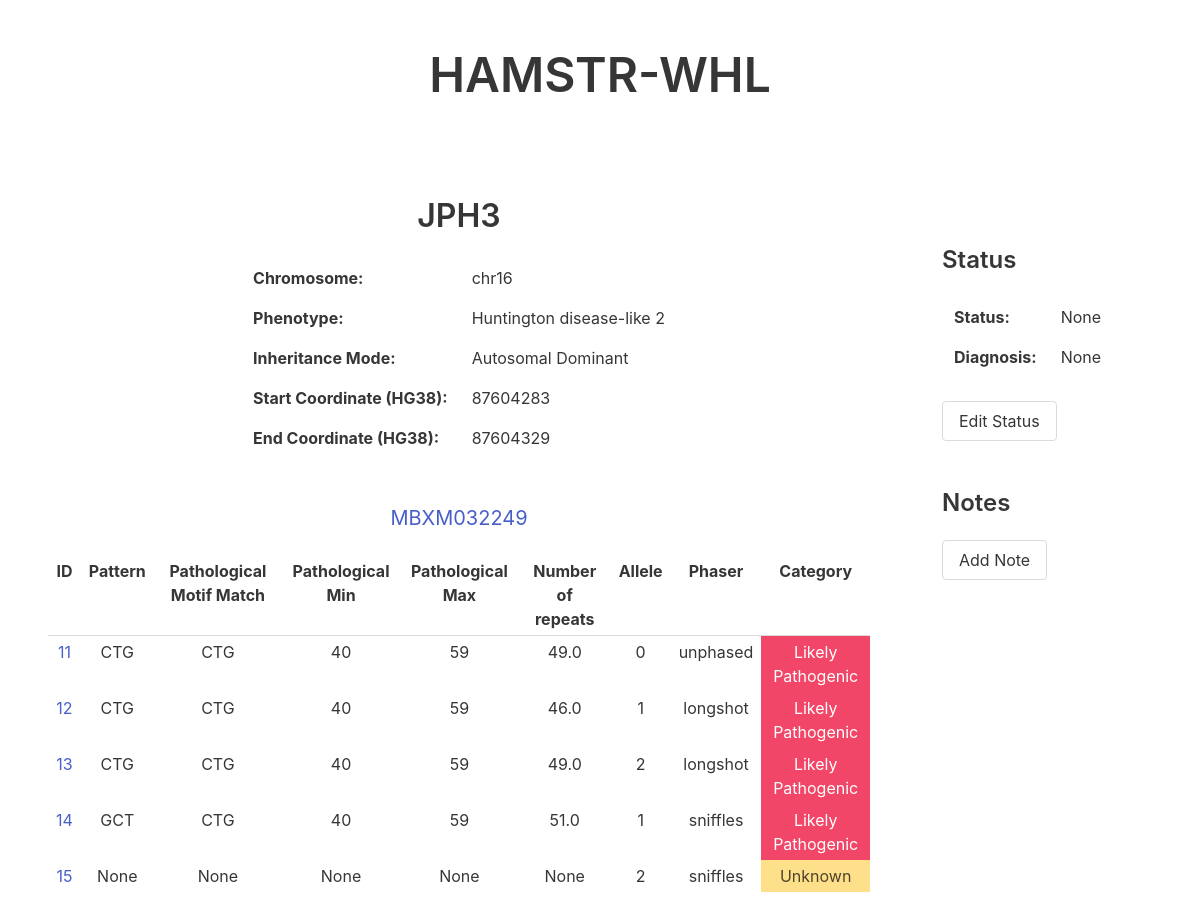
Page /MBXM032249/JPH3 on the committed database.
### tables this page shows
CREATE TABLE Gene (
  id INTEGER PRIMARY KEY AUTOINCREMENT,
  name VARCHAR(10) UNIQUE NOT NULL,
  chromosome VARCHAR(10) NOT NULL,
  phenotype TEXT,
  inheritanceMode VARCHAR(2) CHECK(inheritanceMode IN ('AD', 'AR', 'XL', 'CMPLX')) NULL DEFAULT NULL,
  startCoordHG38 VARCHAR(12),
  endCoordHG38 VARCHAR(12)
);

CREATE TABLE Sample (
	id INTEGER PRIMARY KEY,
	sample VARCHAR(20)
);

CREATE TABLE Result (
	id INTEGER PRIMARY KEY AUTOINCREMENT,
	sample INTEGER NOT NULL,
	gene INTEGER NOT NULL,
	allele INTEGER,
	phaser INTEGER NOT NULL,
	pattern TEXT,
	motif INTEGER,
	numRepeats REAL,
	match INTEGER,
	score INTEGER,
	category TEXT CHECK(category IN ('Likely Pathogenic', 'Likely Non-Pathogenic', 'Unknown')) NULL DEFAULT NULL,
	sequence TEXT,
	FOREIGN KEY (sample) REFERENCES Sample(id),
	FOREIGN KEY (gene) REFERENCES Gene(id),
	FOREIGN KEY (motif) REFERENCES Motif(id),
	FOREIGN KEY (phaser) REFERENCES Phaser(id)
);

CREATE TABLE Motif (
  id INTEGER PRIMARY KEY AUTOINCREMENT,
  gene INTEGER NOT NULL,
  pattern VARCHAR(10) NOT NULL,
  size INTEGER,
  pathMin INTEGER,
  pathMax INTEGER,
  FOREIGN KEY (gene) REFERENCES Gene(id)
);

### app.py (the view, shortened to what this page needs)
@app.route("/<sample>/<gene>", methods=["POST","GET"])
def get_gene(sample,gene):
	error = None
	conn = get_db()
	gene_info = get_gene_info(gene, conn)
	if not gene_info:
		error = "No results found for the gene " + gene + " in the database."
		return render_template("gene_page.html", sample=sample, gene=gene, error=error)
	results = get_sample_gene_results(sample, gene, conn)
	if not results:
		error = "No results found for "+sample+" "+gene
		return render_template("gene_page.html", sample=sample, gene=gene, error=error, gene_info=gene_info, results=results)
	status, diagnosis, notes = get_info(conn, sample, gene)
	return render_template("gene_page.html", sample=sample, gene=gene, results=results, error=error, gene_info=gene_info, notes=notes, status=status, diagnosis=diagnosis)

### app.py (called while the page is built)
def get_db():
    db = getattr(g, '_database', None)
    if db is None:
        db = g._database = sqlite3.connect(DATABASE)
    return db

@app.teardown_appcontext
def close_connection(exception):
    db = getattr(g, '_database', None)
    if db is not None:
        db.close()

### data_reader.py (called while the page is built)
def get_sample_id(conn, sample):
	cur = conn.cursor()
	cur.execute("SELECT id FROM Sample WHERE sample LIKE ?;", (sample,))
	id = cur.fetchone()
	if id is not None:
		return id[0]
	return id

def get_gene_id(conn, gene):
	cur = conn.cursor()
	cur.execute("SELECT id FROM Gene WHERE name LIKE ?;", (gene,))
	id = cur.fetchone()
	if id is not None:
		return id[0]
	return id

def get_sample_gene_results(sample, gene, conn):
	sample = get_sample_id(conn, sample)
	if sample is None:
		return None
	cur = conn.cursor()
	cur.execute("SELECT r.id, r.pattern, m.pattern, m.pathMin, m.pathMax, r.numRepeats, r.allele, r.phaser, r.category FROM Result r LEFT JOIN Gene g ON r.gene = g.id LEFT JOIN Motif m ON r.motif = m.id WHERE r.sample LIKE ? AND g.name LIKE ?", (sample, gene,))
	results = cur.fetchall()
	return results

def get_gene_info(gene, conn):
	cur = conn.cursor()
	cur.execute("SELECT g.name, g.chromosome, g.phenotype, g.inheritanceMode, g.startCoordHG38, g.endCoordHG38 FROM Gene g WHERE g.name LIKE ?", (gene,))
	gene_info = cur.fetchone()
	return gene_info

def get_info(conn, sample, gene):
	sample_id = get_sample_id(conn, sample)
	if sample_id is None:
		return None
	gene_id = get_gene_id(conn, gene)
	if gene_id is None:
		return None
	cur = conn.cursor()
	cur.execute("SELECT id, note FROM Note WHERE gene LIKE ? AND sample LIKE ?", (gene_id, sample_id,))
	notes = cur.fetchall()
	cur.execute("SELECT status, diagnosis FROM Status WHERE gene LIKE ? AND sample LIKE ?", (gene_id, sample_id,))
	info = cur.fetchone()
	status = None
	diagnosis = None
	if info is not None:
		status = info[0]
		diagnosis = info[1]
	return status, diagnosis, notes

### templates/gene_page.html (shortened to what this page needs)
<!DOCTYPE html>
<html lang="en" dir="ltr">
    <head>
        <link rel="stylesheet" href="https://cdn.jsdelivr.net/npm/bulma@0.9.1/css/bulma.css">
    </head>
    <body>
      <section class="section has-text-centered">
        <a href="/"><h1 class="title is-1">HAMSTR-WHL</h1></a>
      </section>
      <section class="section has-text-centered">
				{% if error %}
					<h1 class="subtitle" style="color:hsl(348, 100%, 61%)">{{error}}</h1>
					<a href="/sample/{{sample}}"><button class="button">Return to Sample page {{sample}}</button></a>
				{% elif gene_info %}
					<div class="columns">
						<div class="column is-three-quarters">
							<h1 class="title">{{gene_info[0]}}</h1>
							<div class="table-container">
								<table class="table has-text-left center">
									<tr><td><b>Chromosome: </b></td><td>{{gene_info[1]}}</td>
									<tr><td><b>Phenotype: </b></td><td>{{gene_info[2]}}</td>
									<tr><td><b>Inheritance Mode: </b></td>
									{% if gene_info[3] == "AD"%}
											<td>Autosomal Dominant</td>
									{% elif gene_info[3] == "AR" %}
											<td>Autosomal Recessive</td>
									{% elif gene_info[3] == "XL" %}
											<td>X-Linked</td>
									{% elif gene_info[3] == "XL" %}
											<td>X-Linked</td>
									{% else %}
											<td>{{gene_info[3]}}</td>
									{% endif %}
									</tr>
									<tr><td><b>Start Coordinate (HG38): </b></td><td>{{gene_info[4]}}</td><tr>
									<tr><td><b>End Coordinate (HG38): </b></td><td>{{gene_info[5]}}</td><tr>
								</table>
							</div>
							{% if results %}
									<br>
									<a href="/sample/{{sample}}"><h1 class="subtitle has-text-link">{{sample}}</h1></a><br>
									<div class="table-container">
										<table class="table is-hoverable is-narrow center">
										<tr>
												<th>ID</th>
												<th>Pattern</th>
												<th>Pathological Motif Match</th>
												<th>Pathological Min</th>
												<th>Pathological Max</th>
												<th>Number of repeats</th>
												<th>Allele</th>
												<th>Phaser</th>
												<th>Category</th>
										</tr>
										{% for result in results %}
											<tr>
												<td><a href="/result/{{result[0]}}">{{result[0]}}</a></td>
												<td>{{result[1]}}</td>
												<td>{{result[2]}}</td>
												<td>{{result[3]}}</td>
												<td>{{result[4]}}</td>
												<td>{{result[5]}}</td>
												<td>{{result[6]}}</td>
												<td>{{result[7]}}</td>
												{% if result[8] == 'Likely Pathogenic' %}
													<td class="is-danger">{{result[8]}}</td>
												{% elif result[8] == 'Unknown' %}
													<td class="is-warning">{{result[8]}}</td>
												{% elif result[8] == 'Likely Non-Pathogenic' %}
													<td class="is-success">{{result[8]}}</td>
												{% else %}
													<td></td>
												{% endif %}
											</tr>
										{% endfor %}
									</table>
								</div>
							{% endif %}
						</div>
						<div class="column is-one-quarter">
							<section class="section has-text-left">
								<h1 class="title is-4">Status</h1>
								<table class="table has-text-left is-size-6">
									<tr><td><b>Status: </b></td><td>{{status}}</td>
									<tr><td><b>Diagnosis: </b></td><td>{{diagnosis}}</td>
								</table>
								<button class="button" onclick="toggle_edit()" id="edit_toggle">Edit Status</button>
								<br><br>
								<br>
								<h1 class="title is-4">Notes</h1>
								<button class="button" onclick="toggle_note()" id="note_toggle">Add Note</button>
								<br><br>
							</section>
						{% endif %}
					</div>
				</div>
			</section>
		</body>

### templates/gene_page.html (style rules this page uses)
table.center { margin-left: auto; margin-right: auto; }
.table td { border: none; }

### rows in the picture
Gene: name "JPH3", chromosome "chr16", phenotype "Huntington disease-like 2", startCoordHG38 "87604283", endCoordHG38 "87604329"
Sample: sample "MBXM032249"
Result: id "11", pattern "CTG", pathMin "40", pathMax "59", numRepeats "49.0", allele "0", phaser "unphased", category "Likely Pathogenic"
Result: id "12", pattern "CTG", pathMin "40", pathMax "59", numRepeats "46.0", allele "1", phaser "longshot", category "Likely Pathogenic"
Result: id "13", pattern "CTG", pathMin "40", pathMax "59", numRepeats "49.0", allele "2", phaser "longshot", category "Likely Pathogenic"
Result: id "14", pattern "GCT", pattern "CTG", pathMin "40", pathMax "59", numRepeats "51.0", allele "1", phaser "sniffles", category "Likely Pathogenic"
Result: id "15", result "None", allele "2", phaser "sniffles", category "Unknown"

### other values in the picture
{{ status }} "None"
{{ diagnosis }} "None"
